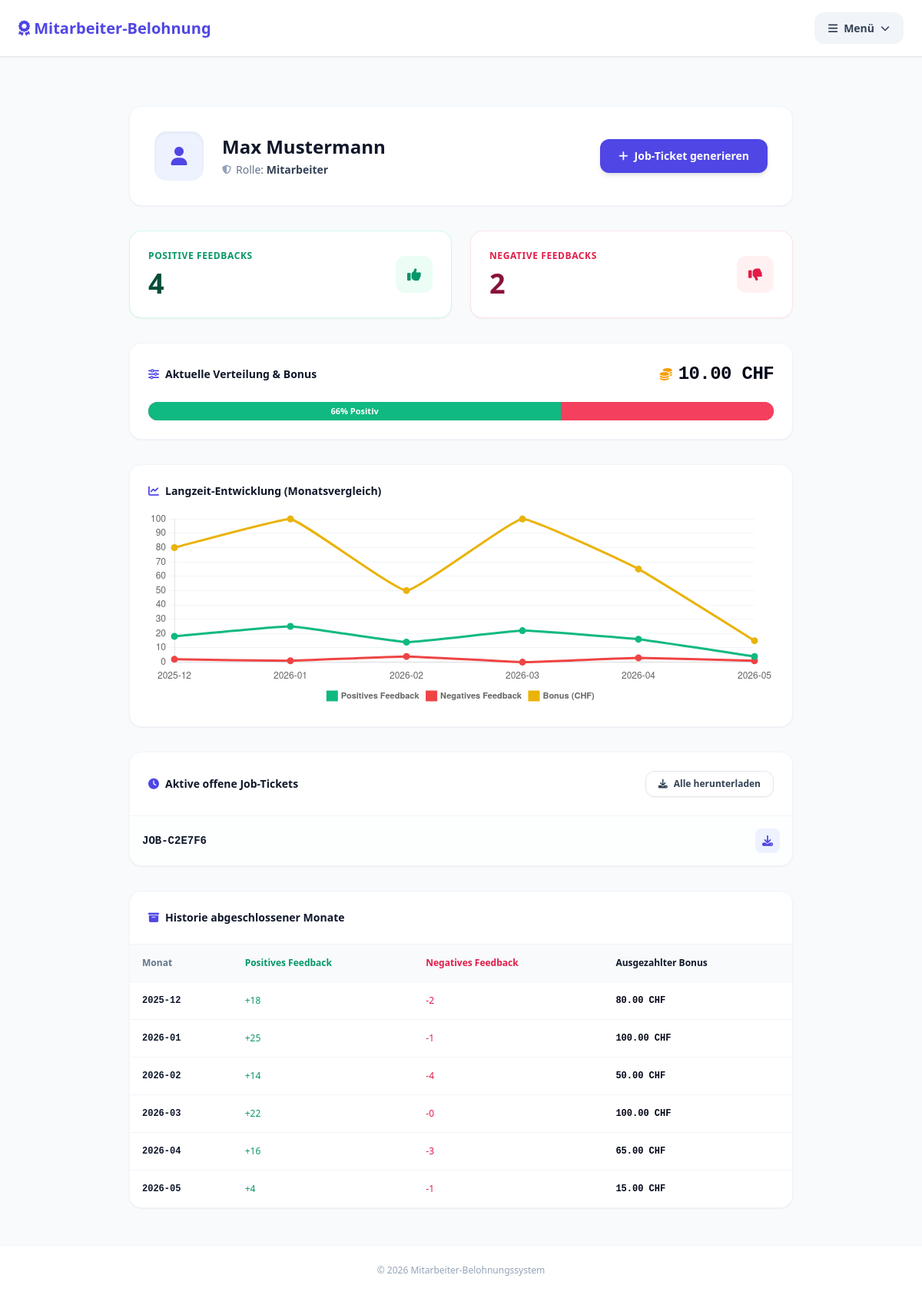
The app's page /dashboard/1 (signed in) with its own data.
### models.py (models this page shows)
class Employee(Base):
    __tablename__ = "employees"
    id = Column(Integer, primary_key=True, index=True)
    name = Column(String, unique=True, index=True)
    username = Column(String, unique=True, index=True)
    password_hash = Column(String)
    positive_score = Column(Integer, default=0)
    negative_score = Column(Integer, default=0)
    role = Column(String, default="employee")  # admin oder employee
    tickets = relationship("JobTicket", back_populates="employee")
    history = relationship("MonthlyHistory", back_populates="employee", order_by="MonthlyHistory.year_month")

class JobTicket(Base):
    __tablename__ = "job_tickets"
    id = Column(Integer, primary_key=True, index=True)
    ticket_id = Column(String, unique=True, index=True)
    employee_id = Column(Integer, ForeignKey("employees.id"))
    is_closed = Column(Boolean, default=False)
    created_at = Column(DateTime, default=lambda: datetime.now(timezone.utc))
    employee = relationship("Employee", back_populates="tickets")

class MonthlyHistory(Base):
    __tablename__ = "monthly_history"
    id = Column(Integer, primary_key=True, index=True)
    employee_id = Column(Integer, ForeignKey("employees.id"))
    year_month = Column(String, index=True)  # Format: "YYYY-MM"
    positive_score = Column(Integer, default=0)
    negative_score = Column(Integer, default=0)
    bonus_chf = Column(Integer, default=0)
    employee = relationship("Employee", back_populates="history")

### main.py (the view)
@app.get("/dashboard/{user_id}", response_class=HTMLResponse)
def dashboard(user_id: int, request: Request, db: Session = Depends(get_db)):
    try: logged_in_id = get_current_user_id(request)
    except: return RedirectResponse(url="/login?error=Bitte+einloggen", status_code=status.HTTP_303_SEE_OTHER)
    current_user = db.query(models.Employee).filter_by(id=logged_in_id).first()
    if logged_in_id != user_id and current_user.role != "admin": raise HTTPException(status_code=403, detail="Keine Berechtigung")
    target_user = db.query(models.Employee).filter_by(id=user_id).first()
    check_and_run_monthly_reset(db)
    pos = target_user.positive_score or 0
    neg = target_user.negative_score or 0
    total = pos + neg
    pos_percentage = int((pos / total) * 100) if total > 0 else 50
    netto = pos - neg
    current_bonus = min(netto * 5, 100) if netto > 0 else 0
    history_entries = db.query(models.MonthlyHistory).filter_by(employee_id=target_user.id).all()
    chart_labels = []
    chart_pos = []
    chart_neg = []
    chart_bonus = []
    for h in history_entries:
        chart_labels.append(h.year_month)
        chart_pos.append(h.positive_score)
        chart_neg.append(h.negative_score)
        chart_bonus.append(h.bonus_chf)
    open_tickets = db.query(models.JobTicket).filter_by(employee_id=target_user.id, is_closed=False).all()
    return templates.TemplateResponse(
        request=request, name="dashboard.html",
        context={
            "current_user": current_user, "target_user": target_user,
            "pos_percentage": pos_percentage, "open_tickets": open_tickets,
            "current_bonus": current_bonus, "reset_day": RESET_DAY_OF_MONTH,
            "history": history_entries,
            "chart_labels": chart_labels, "chart_pos": chart_pos, "chart_neg": chart_neg, "chart_bonus": chart_bonus
        }
    )

### templates/dashboard.html (shortened to what this page needs)
{% extends "base.html" %}
{% block content %}
<div class="max-w-4xl w-full mx-auto px-4 py-12 flex flex-col gap-8">
    <div class="bg-white rounded-2xl p-6 sm:p-8 border border-slate-100 shadow-sm flex flex-col sm:flex-row items-center justify-between gap-6">
        <div class="flex items-center gap-6 flex-col sm:flex-row text-center sm:text-left">
            <div class="w-16 h-16 rounded-2xl bg-indigo-50 text-indigo-600 flex items-center justify-center text-2xl shadow-inner">
                <i class="fa-solid fa-user"></i>
            </div>
            <div>
                <h2 class="text-2xl font-bold text-slate-900">{{ target_user.name }}</h2>
                <p class="text-sm text-slate-500 mt-1 flex items-center gap-1.5">
                    <i class="fa-solid fa-shield-halved text-slate-400 text-xs"></i>
                    <span>Rolle:
                        <strong class="text-slate-700 font-semibold">
                            {% if current_user.role == 'admin' %}Administrator{% else %}Mitarbeiter{% endif %}
                        </strong>
                    </span>
                </p>
            </div>
        </div>
        <form action="/create_ticket" method="post" class="w-full sm:w-auto">
            <button type="submit" class="w-full sm:w-auto bg-indigo-600 hover:bg-indigo-700 text-white font-bold py-3 px-6 rounded-xl transition shadow-md flex items-center justify-center gap-2 text-sm">
                <i class="fa-solid fa-plus"></i> Job-Ticket generieren
            </button>
        </form>
    </div>
    <div class="grid sm:grid-cols-2 gap-6">
        <div class="bg-white border border-emerald-100 rounded-2xl p-6 shadow-sm flex items-center justify-between">
            <div class="flex flex-col gap-1">
                <span class="text-xs font-bold text-emerald-600 uppercase tracking-wider">Positive Feedbacks</span>
                <span class="text-4xl font-extrabold text-emerald-900 mt-1">{{ target_user.positive_score }}</span>
            </div>
            <div class="w-12 h-12 rounded-xl bg-emerald-50 text-emerald-600 flex items-center justify-center text-lg"><i class="fa-solid fa-thumbs-up"></i></div>
        </div>
        <div class="bg-white border border-rose-100 rounded-2xl p-6 shadow-sm flex items-center justify-between">
            <div class="flex flex-col gap-1">
                <span class="text-xs font-bold text-rose-600 uppercase tracking-wider">Negative Feedbacks</span>
                <span class="text-4xl font-extrabold text-rose-900 mt-1">{{ target_user.negative_score }}</span>
            </div>
            <div class="w-12 h-12 rounded-xl bg-rose-50 text-rose-600 flex items-center justify-center text-lg"><i class="fa-solid fa-thumbs-down"></i></div>
        </div>
    </div>
    <div class="bg-white border border-slate-100 rounded-2xl p-6 shadow-sm flex flex-col gap-5">
        <div class="flex justify-between items-center flex-wrap gap-3">
            <h3 class="font-bold text-slate-900 text-sm flex items-center gap-2">
                <i class="fa-solid fa-sliders text-indigo-600"></i> Aktuelle Verteilung & Bonus
            </h3>
            <div class="flex items-center gap-2 text-slate-950">
                <i class="fa-solid fa-coins text-amber-500 text-base"></i>
                <span class="text-2xl font-black font-mono tracking-tight">{{ "%.2f"|format(current_bonus) }} CHF</span>
            </div>
        </div>
        <div class="h-6 w-full rounded-full overflow-hidden flex relative shadow-inner {% if target_user.positive_score == 0 and target_user.negative_score == 0 %} bg-slate-200 {% else %} bg-rose-500 {% endif %}">
            {% if target_user.positive_score == 0 and target_user.negative_score == 0 %}
                <div class="absolute inset-0 flex items-center justify-center text-[11px] text-slate-500 font-bold tracking-wide">
                    Keine Bewertungen
                </div>
            {% else %}
                <div class="h-full bg-emerald-500 flex items-center justify-center text-[11px] text-white font-bold transition-all duration-500" style="width: {{ pos_percentage }}%">
                    {{ pos_percentage }}% Positiv
                </div>
                <div class="h-full bg-rose-500 flex items-center justify-center text-[11px] text-white font-bold" style="width: calc(100% - {{ pos_percentage }}%)"></div>
            {% endif %}
        </div>
    </div>
    <div class="bg-white border border-slate-100 rounded-2xl p-6 shadow-sm flex flex-col gap-4">
        <h3 class="font-bold text-slate-900 text-sm flex items-center gap-2">
            <i class="fa-solid fa-chart-line text-indigo-600"></i> Langzeit-Entwicklung (Monatsvergleich)
        </h3>
        <div class="w-full h-64">
            <canvas id="monthlyTrendChart"></canvas>
        </div>
    </div>
    <div class="bg-white border border-slate-100 rounded-2xl shadow-sm overflow-hidden">
        <div class="p-6 border-b border-slate-100 flex flex-col sm:flex-row justify-between items-start sm:items-center gap-4">
            <div>
                <h3 class="font-bold text-slate-900 text-sm flex items-center gap-2"><i class="fa-solid fa-clock text-indigo-600"></i> Aktive offene Job-Tickets</h3>
            </div>
            {% if open_tickets %}
            <button onclick="downloadAllTickets()" class="text-xs font-bold border border-slate-200 hover:border-indigo-200 hover:bg-indigo-50/50 text-slate-700 hover:text-indigo-700 px-4 py-2 rounded-xl transition flex items-center gap-2 shadow-sm cursor-pointer"><i class="fa-solid fa-download"></i> Alle herunterladen</button>
            {% endif %}
        </div>
        {% if not open_tickets %}
        <div class="p-8 text-center text-slate-400 text-xs font-medium">Keine offenen Tickets vorhanden.</div>
        {% else %}
        <div class="divide-y divide-slate-100 text-xs font-medium text-slate-700">
            {% for ticket in open_tickets %}
            <div class="p-4 flex justify-between items-center bg-slate-50/30 hover:bg-slate-50/80 transition-colors ticket-row" data-ticket-id="{{ ticket.ticket_id }}">
                <span class="font-mono font-bold text-slate-900 text-sm">{{ ticket.ticket_id }}</span>
                <a href="/download_qr/{{ ticket.ticket_id }}" title="QR Code" class="w-8 h-8 rounded-lg bg-indigo-50 text-indigo-600 flex items-center justify-center text-sm"><i class="fa-solid fa-download"></i></a>
            </div>
            {% endfor %}
        </div>
        {% endif %}
    </div>
    <div class="bg-white border border-slate-100 rounded-2xl shadow-sm overflow-hidden">
        <div class="p-6 border-b border-slate-100">
            <h3 class="font-bold text-slate-900 text-sm flex items-center gap-2">
                <i class="fa-solid fa-archive text-indigo-600"></i> Historie abgeschlossener Monate
            </h3>
        </div>
        {% if not history %}
        <div class="p-8 text-center text-slate-400 text-xs font-medium">Noch keine historischen Daten vorhanden.</div>
        {% else %}
        <div class="overflow-x-auto">
            <table class="w-full text-left border-collapse text-xs">
                <thead>
                    <tr class="bg-slate-50 text-slate-500 font-bold border-b border-slate-100">
                        <th class="p-4">Monat</th>
                        <th class="p-4 text-emerald-600">Positives Feedback</th>
                        <th class="p-4 text-rose-600">Negatives Feedback</th>
                        <th class="p-4 text-slate-900">Ausgezahlter Bonus</th>
                    </tr>
                </thead>
                <tbody class="divide-y divide-slate-100 text-slate-700 font-medium">
                    {% for h in history %}
                    <tr class="hover:bg-slate-50/50 transition-colors">
                        <td class="p-4 font-mono font-bold text-slate-900">{{ h.year_month }}</td>
                        <td class="p-4 text-emerald-600">+{{ h.positive_score }}</td>
                        <td class="p-4 text-rose-600">-{{ h.negative_score }}</td>
                        <td class="p-4 font-bold text-slate-950 font-mono">{{ "%.2f"|format(h.bonus_chf) }} CHF</td>
                    </tr>
                    {% endfor %}
                </tbody>
            </table>
        </div>
        {% endif %}
    </div>
</div>
<script>
const ctx = document.getElementById('monthlyTrendChart').getContext('2d');
new Chart(ctx, {
    type: 'line',
    data: {
        labels: {{ chart_labels | tojson }},
        datasets: [
            {
                label: 'Positives Feedback',
                data: {{ chart_pos | tojson }},
                borderColor: '#10b981',
                backgroundColor: '#10b981',
                borderWidth: 3,
                tension: 0.1,
                fill: false
            },
            {
                label: 'Negatives Feedback',
                data: {{ chart_neg | tojson }},
                borderColor: '#ef4444',
                backgroundColor: '#ef4444',
                borderWidth: 3,
                tension: 0.1,
                fill: false
            },
            {
                label: 'Bonus (CHF)',
                data: {{ chart_bonus | tojson }},
                borderColor: '#eab308',
                backgroundColor: '#eab308',
                borderWidth: 3,
                tension: 0.1,
                fill: false
            }
        ]
    },
    options: {
        responsive: true,
        maintainAspectRatio: false,
        scales: {
            y: {
                beginAtZero: true,
                grid: { color: '#f1f5f9' }
            },
            x: {
                grid: { display: false }
            }
        },
        plugins: {
            legend: { position: 'bottom', labels: { boxWidth: 12, font: { size: 11, weight: 'bold' } } }
        }
    }
});
function downloadAllTickets() {
    const rows = document.querySelectorAll('.ticket-row');
    rows.forEach((row, index) => {
        const ticketId = row.getAttribute('data-ticket-id');
        setTimeout(() => {
            const link = document.createElement('a');
            link.href = `/download_qr/${ticketId}`;
            link.style.display = 'none';
            document.body.appendChild(link);
            link.click();
            document.body.removeChild(link);
        }, index * 250);
    });
}
</script>
{% endblock %}

### templates/base.html (shortened to what this page needs)
<!DOCTYPE html>
<html lang="de">
<head>
    <script src="https://cdn.tailwindcss.com"></script>
    <link rel="stylesheet" href="https://cdnjs.cloudflare.com/ajax/libs/font-awesome/6.4.0/css/all.min.css">
</head>
<body class="bg-slate-50 text-slate-800 min-h-screen flex flex-col justify-between font-sans">
    <header class="bg-white shadow-sm border-b border-slate-200" style="background-color: #ffffff; box-shadow: 0 1px 2px 0 rgba(0, 0, 0, 0.05); border-bottom: 1px solid #e2e8f0; padding: 16px 24px;">
        <div style="display: flex; justify-content: space-between; align-items: center; width: 100%; position: relative;">
            <div>
                <a href="/" style="text-decoration: none;">
                    <h1 class="text-xl font-bold text-indigo-600" style="margin: 0; font-size: 1.25rem; font-weight: 700; color: #4f46e5;">
                        <i class="fa-solid fa-award"></i> Mitarbeiter-Belohnung
                    </h1>
                </a>
            </div>
            <div id="dropdownWrapper" style="position: relative; display: inline-block;">
                <button id="menuBtn" style="background-color: #f1f5f9; color: #334155; border: none; padding: 10px 18px; font-size: 0.875rem; font-weight: 600; border-radius: 12px; cursor: pointer; display: flex; align-items: center; gap: 8px; outline: none;">
                    <i class="fa-solid fa-bars"></i> Menü <i class="fa-solid fa-chevron-down" style="font-size: 0.75rem;"></i>
                </button>
            </div>
        </div>
    </header>
    <main class="flex-grow">
        <div class="max-w-6xl w-full mx-auto px-4 pt-4">
        </div>
        {% block content %}{% endblock %}
    </main>
    <footer class="text-center py-6 text-xs text-slate-400 border-t border-slate-100 bg-white">
        &copy; 2026 Mitarbeiter-Belohnungssystem
    </footer>
</body>
</html>

### records on screen
Employee: name "Max Mustermann", positive_score "4", negative_score "2"
JobTicket: ticket_id "JOB-C2E7F6"
MonthlyHistory: year_month "2025-12", positive_score "18", negative_score "2", bonus_chf "80.00"
MonthlyHistory: year_month "2026-01", positive_score "25", negative_score "1", bonus_chf "100.00"
MonthlyHistory: year_month "2026-02", positive_score "14", negative_score "4", bonus_chf "50.00"
MonthlyHistory: year_month "2026-03", positive_score "22", negative_score "0", bonus_chf "100.00"
MonthlyHistory: year_month "2026-04", positive_score "16", negative_score "3", bonus_chf "65.00"
MonthlyHistory: year_month "2026-05", positive_score "4", negative_score "1", bonus_chf "15.00"

### other values on screen
{{ "%.2f"|format(current_bonus) }} "10.00"
{{ pos_percentage }} "66"
chart data {{ chart_labels | tojson }} ["2025-12", "2026-01", "2026-02", "2026-03", "2026-04", "2026-05"]
chart data {{ chart_pos | tojson }} [18, 25, 14, 22, 16, 4]
chart data {{ chart_neg | tojson }} [2, 1, 4, 0, 3, 1]
chart data {{ chart_bonus | tojson }} [80, 100, 50, 100, 65, 15]
